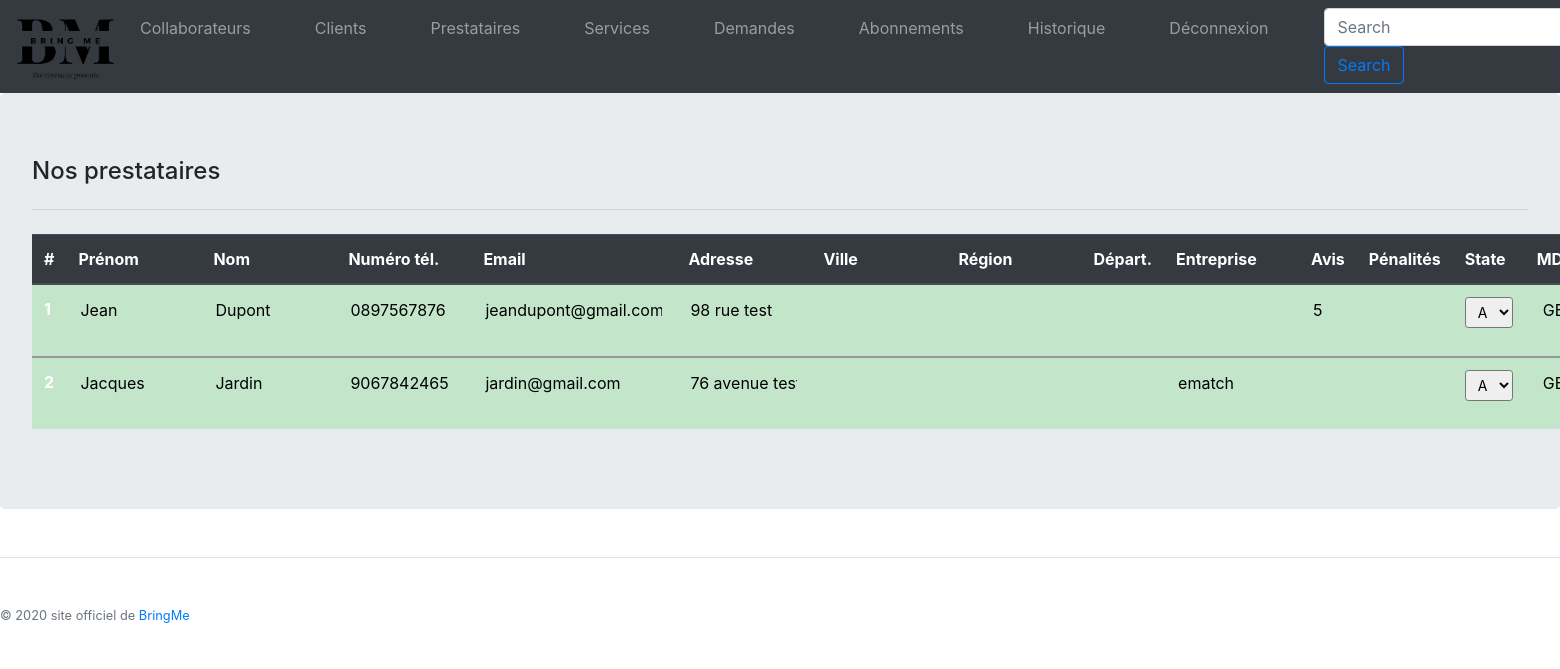
/back/prestataires.php (signed in), run on the app's committed database.
### tables this page shows
CREATE TABLE IF NOT EXISTS `PROVIDER` (
  `idProvider` INT AUTO_INCREMENT,
  `providerFirstName` VARCHAR(50),
  `providerLastName` VARCHAR(45),
  `providerPhone` VARCHAR(20),
  `providerEmail` VARCHAR(50) NOT NULL,
  `providerPassword` VARCHAR(255) NOT NULL,
  `providerAddress` VARCHAR(250),
  `providerIdCity` INT,
  `companyName` VARCHAR(45),
  `providerRate` FLOAT,
  `providerAnnulation` INT,
  `state` TINYINT(1),
  `providerGuid` char(36),
  PRIMARY KEY (`idProvider`),
  INDEX `PROVIDER_CITY_FK` (`providerIdCity` ASC),
  CONSTRAINT `PROVIDER_CITY_FK`
    FOREIGN KEY (`providerIdCity`)
    REFERENCES `CITY` (`idCity`)
    ON DELETE CASCADE);

### back/prestataires.php (the view, shortened to what this page needs)
<?php include('../include/config.php');
$query = $pdo->prepare('SELECT * FROM PROVIDER');
$query->execute();
$resultats = $query->fetchAll();
?>
<!DOCTYPE html>
<html>
<head>
  <link rel="stylesheet" href="../css/bootstrap.min.css">
  <link rel="stylesheet" href="../css/inscription.css">
</head>
<body>
 <?php include('../include/config.php');
 include('../css/linkCss.php');
 include('include/headerBack.php');
 ?>
<div class="jumbotron table-responsive-xl">
        <h4>Nos prestataires</h4>
        <hr class="my-4">
 <table class="table table-hover table-dark">
    <thead>
      <tr>
        <th scope="col">#</th>
        <th scope="col">Prénom</th>
        <th scope="col">Nom</th>
        <th scope="col">Numéro tél.</th>
        <th scope="col">Email</th>
        <th scope="col">Adresse</th>
        <th scope="col">Ville</th>
        <th scope="col">Région</th>
        <th scope="col">Départ.</th>
        <th scope="col">Entreprise</th>
        <th scope="col">Avis</th>
        <th scope="col">Pénalités</th>
        <th scope="col">State</th>
        <th scope="col">MDP</th>
      </tr>
    </thead>
  <?php
      foreach ($resultats as $provider) { ?>
        <tbody>
          <tr <?php if ($provider['state'] == 0) echo 'class = "table-success"';
           else if($provider['state'] == 1) echo 'class = "table-warning"';?>>
            <form action="PHP/prestataireMAJ.php" method="POST">
              <th scope="row"><?php echo $provider['idProvider']; ?></th>
                  <td>
                    <input type="text" class="input" name="firstName" value="<?php echo $provider['providerFirstName']; ?>">
                  </td>
                  <td>
                    <input type="text" class="input" name="lastName" value="<?php echo $provider['providerLastName']; ?>">
                  </td>
                  <td>
                    <input type="text" placeholder= "0123456789" class="input" name="phone" value="<?php echo $provider['providerPhone']; ?>">
                  </td>
                  <td>
                    <input type="text" class="inputEmail" name="mail" value="<?php echo $provider['providerEmail']; ?>">
                  </td>
                  <td>
                    <input type="text" class="input" name="adresse" value="<?php echo $provider['providerAddress']; ?>">
                  </td>
                  <td>
                    <input type="text" class="input" name="city" value="<?php echo $provider['cityName']; ?>">
                  </td>
                  <td>
                    <input type="text" class="input" name="region" value="<?php echo $provider['cityRegion']; ?>">
                  </td>
                  <td>
                    <input type="text" class="inputNbr" name="departement" value="<?php echo $provider['cityDepartement']; ?>">
                  </td>
                  <td>
                    <input type="text" class="input" name="companyName" value="<?php echo $provider['companyName']; ?>">
                  </td>
                  <td>
                    <input type="text" class="inputNbr" name="providerRate" value="<?php echo $provider['providerRate']; ?>">
                  </td>
                  <td>
                    <input type="text" class="inputNbr" name="annulation" value="<?php echo $provider['providerAnnulation']; ?>">
                  </td>
                  <td>
                    <div class="form-group">
                      <select class="form-control-sm" name="state">
                        <option <?php if ($provider['state'] == 0){ echo 'selected'; }?>>A</option>
                      </select>
                    </div>
                  </td>
                  <td>
                    <input type="submit" name="pwd" class="option" value="GENERER">
                 </td>
            </form>
          </tr>
        </tbody>
  <?php } ?>
</table>
</div>
  <?php include('../include/footer.php'); ?>
</body>
</html>

### css/back.css (style rules this page uses)
input { background-color:transparent; border: 0px solid; }
.input { width: 111px; }
.inputNbr { width: 21px; }
.inputEmail { width: 181px; }

### data on the page
provider: idProvider "1", firstName "Jean", lastName "Dupont", phone "0897567876", mail "jeandupont@gmail.com", adresse "98 rue test", providerRate "5", state "A"
provider: idProvider "2", firstName "Jacques", lastName "Jardin", phone "9067842465", mail "jardin@gmail.com", adresse "76 avenue test", companyName "ematch", state "A"
